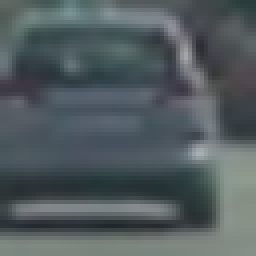
#> input picture vehicles/GTI_Far/image0006.png, 64 x 64 px (shown 4 times larger); its folder holds only this picture in this run
$ jupyter execute --allow-errors Image_processing_classification.ipynb   (shell and % lines are left out)   (older library calls are emulated)
#> lines starting #> are read from the running program, lines starting #| are printed output that depends on the picture
[cell 1]
from skimage.feature import hog
from sklearn.svm import LinearSVC
from sklearn.preprocessing import StandardScaler

from sklearn.model_selection import train_test_split

from scipy.ndimage.measurements import label
import matplotlib.image as mpimg
import matplotlib.pyplot as plt
from moviepy.editor import VideoFileClip
from IPython.display import HTML
import numpy as np
import pickle
import cv2
import glob
import time

[cell 2]
car_images = glob.glob('vehicles/**/*.png')
noncar_images = glob.glob('non-vehicles/**/*.png')
car_images[0]

#> (a cell that did not finish here is left out)

[cell 4]
def bin_spatial(img, size=(32, 32)):
    color1 = cv2.resize(img[:,:,0], size).ravel()
    color2 = cv2.resize(img[:,:,1], size).ravel()
    color3 = cv2.resize(img[:,:,2], size).ravel()
    return np.hstack((color1, color2, color3))

def color_hist(img, nbins=32):    #bins_range=(0, 256)
    # Compute the histogram of the color channels separately
    channel1_hist = np.histogram(img[:,:,0], bins=nbins)
    channel2_hist = np.histogram(img[:,:,1], bins=nbins)
    channel3_hist = np.histogram(img[:,:,2], bins=nbins)
    # Concatenate the histograms into a single feature vector
    hist_features = np.concatenate((channel1_hist[0], channel2_hist[0], channel3_hist[0]))
    # Return the individual histograms, bin_centers and feature vector
    return hist_features

# [19 lines left out: functions convert_color, draw_boxes, not called in this run]

def get_hog_features(img, orient, pix_per_cell, cell_per_block,
                        vis=False, feature_vec=True):
    # Call with two outputs if vis==True
    if vis == True:
        features, hog_image = hog(img, orientations=orient,
                                  pixels_per_cell=(pix_per_cell, pix_per_cell),
                                  cells_per_block=(cell_per_block, cell_per_block),
                                  transform_sqrt=False,
                                  visualise=vis, feature_vector=feature_vec)
        return features, hog_image
    # Otherwise call with one output
    else:
        features = hog(img, orientations=orient,
                       pixels_per_cell=(pix_per_cell, pix_per_cell),
                       cells_per_block=(cell_per_block, cell_per_block),
                       transform_sqrt=False,
                       visualise=vis, feature_vector=feature_vec)
        return features
def extract_features(imgs, color_space='RGB', spatial_size=(32, 32),
                        hist_bins=32, orient=9,
                        pix_per_cell=8, cell_per_block=2, hog_channel=0,
                        spatial_feat=True, hist_feat=True, hog_feat=True):
    # Create a list to append feature vectors to
    features = []
    # Iterate through the list of images
    for file in imgs:
        file_features = []
        # Read in each one by one
        image = mpimg.imread(file)
        # apply color conversion if other than 'RGB'
        if color_space != 'RGB':
            if color_space == 'HSV':
                feature_image = cv2.cvtColor(image, cv2.COLOR_RGB2HSV)
            elif color_space == 'LUV':
                feature_image = cv2.cvtColor(image, cv2.COLOR_RGB2LUV)
            elif color_space == 'HLS':
                feature_image = cv2.cvtColor(image, cv2.COLOR_RGB2HLS)
            elif color_space == 'YUV':
                feature_image = cv2.cvtColor(image, cv2.COLOR_RGB2YUV)
            elif color_space == 'YCrCb':
                feature_image = cv2.cvtColor(image, cv2.COLOR_RGB2YCrCb)
        else: feature_image = np.copy(image)

        if spatial_feat == True:
            spatial_features = bin_spatial(feature_image, size=spatial_size)
            file_features.append(spatial_features)
        if hist_feat == True:
            # Apply color_hist()
            hist_features = color_hist(feature_image, nbins=hist_bins)
            file_features.append(hist_features)
        if hog_feat == True:
        # Call get_hog_features() with vis=False, feature_vec=True
            if hog_channel == 'ALL':
                hog_features = []
                for channel in range(feature_image.shape[2]):
                    hog_features.append(get_hog_features(feature_image[:,:,channel],
                                        orient, pix_per_cell, cell_per_block,
                                        vis=False, feature_vec=True))
                hog_features = np.ravel(hog_features)
            else:
                hog_features = get_hog_features(feature_image[:,:,hog_channel], orient,
                            pix_per_cell, cell_per_block, vis=False, feature_vec=True)
            # Append the new feature vector to the features list
            file_features.append(hog_features)
        features.append(np.concatenate(file_features))
    # Return list of feature vectors
    return features
# [40 lines left out: function slide_window, not called in this run]

[cell 5]
car_image = mpimg.imread(car_images[0])
#> car_image is the input picture: shape (64, 64, 3) float32; mean R, G, B 0.322, 0.361, 0.373
car_image = cv2.cvtColor(car_image, cv2.COLOR_RGB2YCrCb)
#> car_image: shape (64, 64, 3) float32; mean of channels 0, 1, 2 0.351, 0.48, 0.513

_, car_hog = get_hog_features(car_image[:,:,2],9, 8, 2, vis=True, feature_vec=True)
#> in get_hog_features, `features, hog_image = hog(img, orientations=orient, pixels_per_cell=(p..`: features = 1764 values, max 0.557 at index 1570, min 0 at index 14, mean 0.129
#> in get_hog_features, `features, hog_image = hog(img, orientations=orient, pixels_per_cell=(p..`:
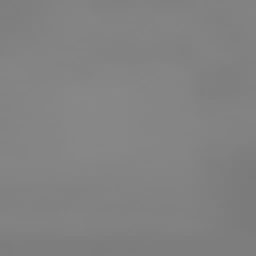
#> img: shape (64, 64) float32 (shown 4 times larger); min 0.482, max 0.534, mean 0.513
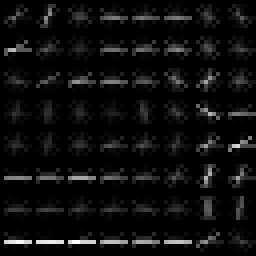
#> car_hog: shape (64, 64) float32 (shown 4 times larger); min 0, max 0.00587, mean 0.000321; drawn with min black and max white

#> (the rest of this cell did not finish here and is left out)

[cell 6]
# Feature extraction parameters
color_space = 'YCrCb' # Can be RGB, HSV, LUV, HLS, YUV, YCrCb
orient = 15
pix_per_cell = 8
cell_per_block = 2
hog_channel = 'ALL' # Can be 0, 1, 2, or "ALL"


spatial_size = (32, 32) # Spatial binning dimensions
hist_bins = 32    # Number of histogram bins
spatial_feat = True # Spatial features on or off
hist_feat = True # Histogram features on or off
hog_feat = True # HOG features on or off
y_start_stop = [380, 700] # Min and max in y to search in slide_window()


t = time.time()
car_features = extract_features(car_images, color_space=color_space,
                        spatial_size=spatial_size, hist_bins=hist_bins,
                        orient=orient, pix_per_cell=pix_per_cell,
                        cell_per_block=cell_per_block,
                        hog_channel=hog_channel, spatial_feat=spatial_feat,
                        hist_feat=hist_feat, hog_feat=hog_feat)
#> in bin_spatial, `color1 = cv2.resize(img[:,:,0], size).ravel()`: color1 = 1024 values, max 0.622 at index 632, min 0.179 at index 755, mean 0.351
#> in bin_spatial, `color2 = cv2.resize(img[:,:,1], size).ravel()`: color2 = 1024 values, max 0.512 at index 350, min 0.448 at index 41, mean 0.48
#> in bin_spatial, `color3 = cv2.resize(img[:,:,2], size).ravel()`: color3 = 1024 values, max 0.533 at index 394, min 0.483 at index 799, mean 0.513
#> in extract_features, `spatial_features = bin_spatial(feature_image, size=spatial_size)`: spatial_features = 3072 values, max 0.622 at index 632, min 0.179 at index 755, mean 0.448
#> in color_hist, `hist_features = np.concatenate((channel1_hist[0], channel2_hist[0], ch..`: hist_features = 96 values, max 424 at index 49, min 0 at index 29, mean 128
#> after the loop in extract_features, `for channel in range(feature_image.shape[2]):`: hog_features = 3 items
#> in extract_features, `hog_features = np.ravel(hog_features)`: hog_features = 8820 values, max 0.579 at index 2197, min 0 at index 17, mean 0.0868
#> car_features = 2 items
notcar_features = extract_features(noncar_images, color_space=color_space,
                        spatial_size=spatial_size, hist_bins=hist_bins,
                        orient=orient, pix_per_cell=pix_per_cell,
                        cell_per_block=cell_per_block,
                        hog_channel=hog_channel, spatial_feat=spatial_feat,
                        hist_feat=hist_feat, hog_feat=hog_feat)

t2 = time.time()
print(round(t2-t, 2), 'Seconds to extract HOG features...')

#> (the rest of this cell did not finish here and is left out)

[cell 7]
# Use a linear SVC
svc = LinearSVC()
# Check the training time for the SVC
t = time.time()
#> (the rest of this cell did not finish here and is left out)

[cell 8]
img = mpimg.imread('test_images/test1.jpg')
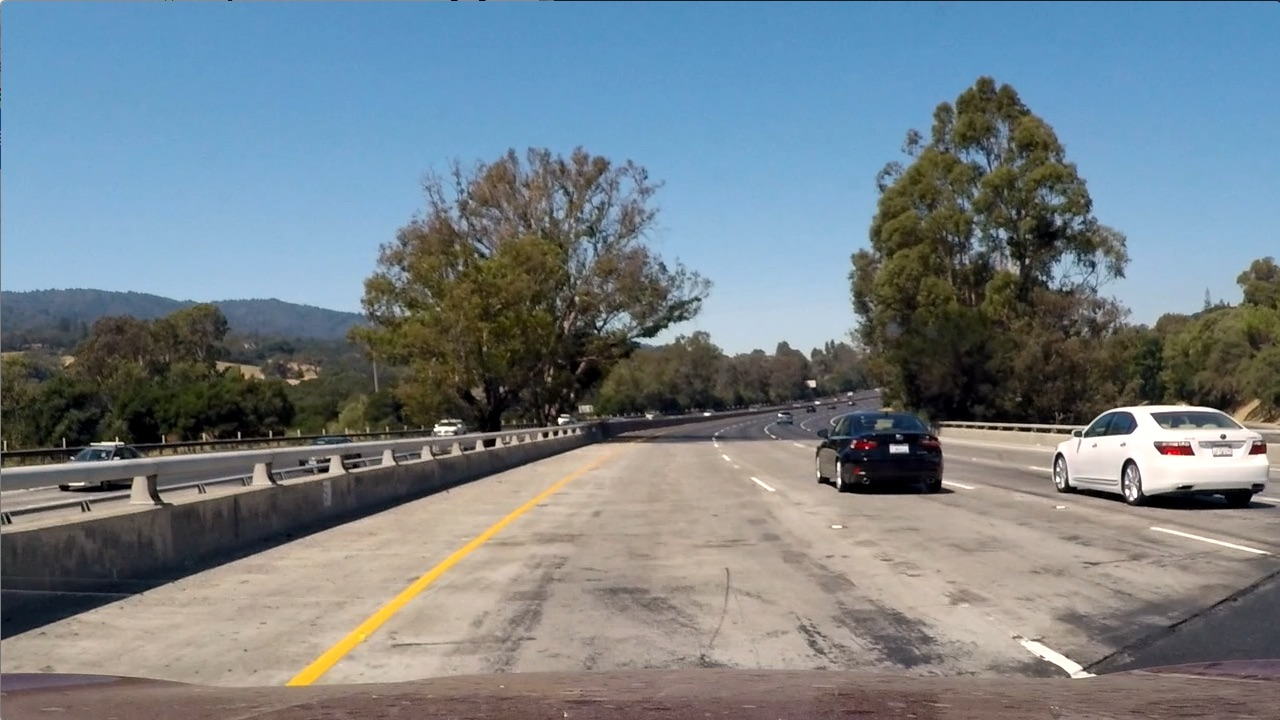
#> input picture test_images/test1.jpg, 1280 x 720 px
#> img is the input picture: shape (720, 1280, 3); mean R, G, B 117.5, 128.7, 135.5
# [65 lines left out: function find_cars, not called in this run]

ystart = 400
ystop = 550
scale = 1.5

#> (the rest of this cell did not finish here and is left out)

[cell 9]
test_img = mpimg.imread('./test_images/test1.jpg')

rects = []

ystart = 400
ystop = 550
scale = 1.5
#> (the rest of this cell did not finish here and is left out)

[cell 10]
scales = [(1.0,400,500),(2.0,400,550),(2.5,400,650)]
#scales = [(1.0,380,550),(1.5,400,550),(1.4,380,550),(1.8,380,600),(2.1,400,650),(2.6,420,680),(3.0,420,719)]
scales = [(1.0,400,550),(2.0,400,650)]
box_list = []
scales = [(1.0,400,550),(1.5,400,600),(2.0,400,650),(2.5,400,680)]
#> (the rest of this cell did not finish here and is left out)

[cell 11]
# Read in image similar to one shown above
image = mpimg.imread('test_images/test1.jpg')
heat = np.zeros_like(image[:,:,0]).astype(np.float)

def add_heat(heatmap, bbox_list):
    # Iterate through list of bboxes
    for box in bbox_list:
        # Add += 1 for all pixels inside each bbox
        # Assuming each "box" takes the form ((x1, y1), (x2, y2))
        heatmap[box[0][1]:box[1][1], box[0][0]:box[1][0]] += 1
#> heatmap: shape (720, 1280) float64; every value is 0

    # Return updated heatmap
    return heatmap# Iterate through list of bboxes

def apply_threshold(heatmap, threshold):
    # Zero out pixels below the threshold
    heatmap[heatmap <= threshold] = 0
    # Return thresholded map
    return heatmap

def draw_labeled_bboxes(img, labels):
    # Iterate through all detected cars
    for car_number in range(1, labels[1]+1):
        # Find pixels with each car_number label value
        nonzero = (labels[0] == car_number).nonzero()
        # Identify x and y values of those pixels
        nonzeroy = np.array(nonzero[0])
        nonzerox = np.array(nonzero[1])
        # Define a bounding box based on min/max x and y
        bbox = ((np.min(nonzerox), np.min(nonzeroy)), (np.max(nonzerox), np.max(nonzeroy)))
        # Draw the box on the image
        cv2.rectangle(img, bbox[0], bbox[1], (0,0,255), 6)
    # Return the image
    return img

# Add heat to each box in box list
heat = add_heat(heat,box_list)

# Apply threshold to help remove false positives
heat = apply_threshold(heat,1)

# Visualize the heatmap when displaying
heatmap = np.clip(heat, 0, 255)

# Find final boxes from heatmap using label function
labels = label(heatmap)
draw_img = draw_labeled_bboxes(np.copy(image), labels)

#> (the rest of this cell did not finish here and is left out)

[cell 12]
labels = label(heatmap)
plt.figure(figsize=(20,10))
#> (this line was passed over: IPython is not available in this run)
plt.imshow(labels[0], cmap='gray')
#> (this line was passed over: IPython is not available in this run)
print(labels[1], 'cars found')
#| 0 cars found
plt.savefig('boxFromHeatmap.jpg')
#> (this line was passed over: IPython is not available in this run)
print(type(labels))
#| <class 'tuple'>

[cell 13]
# Draw bounding boxes on a copy of the image
draw_img = draw_labeled_bboxes(np.copy(test_img), labels)
# Display the image
plt.figure(figsize=(20,10))
#> (this line was passed over: IPython is not available in this run)
plt.imshow(draw_img)
#> (this line was passed over: IPython is not available in this run)
plt.savefig('boxDrawn.jpg')
#> (this line was passed over: IPython is not available in this run)
